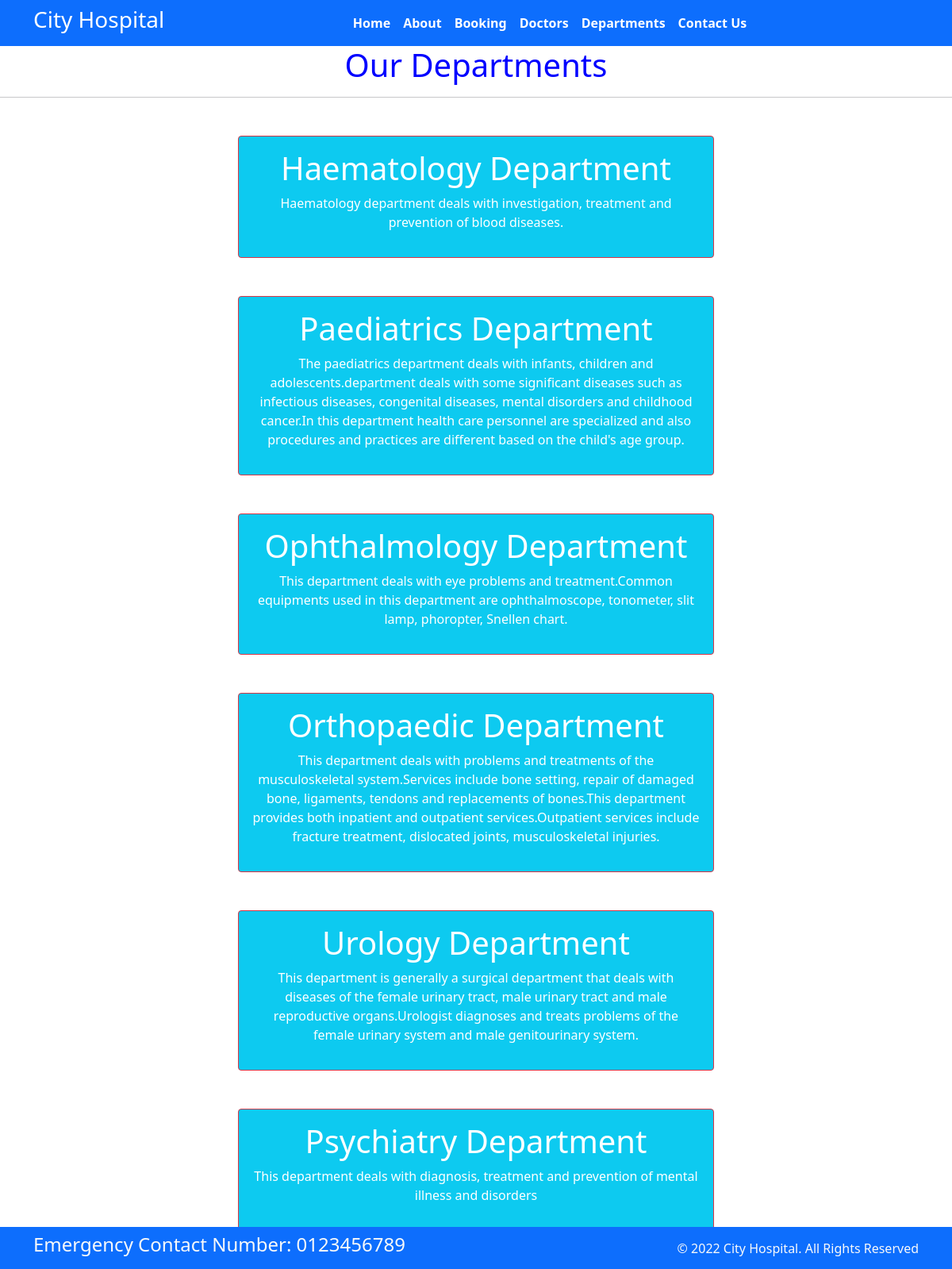
The page /departments on the database its author committed.
### home/models.py (models this page shows, shortened)
class Departments(models.Model):
    dep_name =models.CharField(max_length=100)
    dep_description=models.TextField()

### home/views.py (the view)
# urls.py: path('departments', views.departments,name='departments'),
def departments(request):
    dict_dept={
        'dept': Departments.objects.all()
    }
    return render(request,'Department.html',dict_dept)

### templates/Department.html (shortened to what this page needs)
{% extends 'base.html' %}
{% block content %}
<h1  class="text-center " style="color: blue">Our Departments</h1>
<hr>
{% for d in dept %}
<div class="mx-auto w-50   bg-info text-white text-center p-3 my-5 border border-danger rounded">
    <h1>{{d.dep_name}}</h1>
    <p>{{d.dep_description}}</p>
</div>
{% endfor %}
{%endblock%}

### rows shown on the page
Departments: dep_name "Haematology Department", dep_description "Haematology department deals with investigation, treatment and prevention of blood diseases."
Departments: dep_name "Paediatrics Department", dep_description "The paediatrics department deals with infants, children and adolescents.department deals with some significant diseases such as infectious diseases, congenital diseases, mental disorders and childhood cancer.In this department health care personnel are specialized and also procedures and practices are different based on the child's age group."
Departments: dep_name "Ophthalmology Department", dep_description "This department deals with eye problems and treatment.Common equipments used in this department are ophthalmoscope, tonometer, slit lamp, phoropter, Snellen chart."
Departments: dep_name "Orthopaedic Department", dep_description "This department deals with problems and treatments of the musculoskeletal system.Services include bone setting, repair of damaged bone, ligaments, tendons and replacements of bones.This department provides both inpatient and outpatient services.Outpatient services include fracture treatment, dislocated joints, musculoskeletal injuries."
Departments: dep_name "Urology Department", dep_description "This department is generally a surgical department that deals with diseases of the female urinary tract, male urinary tract and male reproductive organs.Urologist diagnoses and treats problems of the female urinary system and male genitourinary system."
Departments: dep_name "Psychiatry Department", dep_description "This department deals with diagnosis, treatment and prevention of mental illness and disorders"
